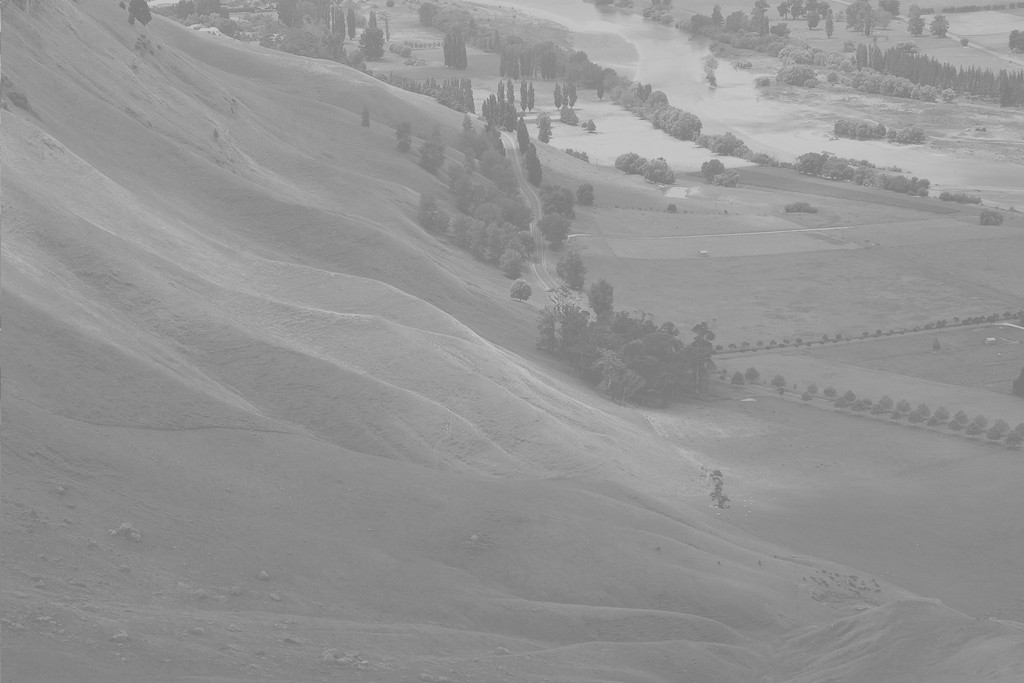
#> input picture image/noise_img.jpg, 1024 x 683 px
$ python 'equalization and stretching.py'
#> lines starting #> are read from the running program, lines starting #| are printed output that depends on the picture
### Histogram_stretching.py
import cv2
import numpy as np
import matplotlib.pyplot as plt

img = cv2.imread("image/noise_img.jpg")
#> img is the input picture: shape (683, 1024, 3); min 114, max 208, mean 148

#print(gray_img.shape) --> (683,1024)
gray_img = cv2.cvtColor(img, cv2.COLOR_BGR2GRAY)

def search_value_idx(hist, bias = 0):
    for i in range(hist.shape[0]):
        idx = np.abs(bias - i)
        if hist[idx] > 0: return idx
    return -1

def stretching(image):

    bsize, ranges = [64], [0,256]
    hist = cv2.calcHist([image], [0], None, bsize, ranges)
#> hist = 64 values, max 108480 at index 34, min 0 at index 0, mean 10928

    bin_width = ranges[1]/bsize[0]
    high =search_value_idx(hist, bsize[0]-1) * bin_width
#> high = 208
    low = search_value_idx(hist, 0) * bin_width
#> low = 112

    idx = np.arange(0, 256)
    idx = (idx - low) * 255/(high - low)
#> idx = 256 values from -297.5 to 379.8
    idx[0:int(low)] = 0
    idx[int(high+1)] = 255

    processed_img = cv2.LUT(image, idx.astype('uint8'))
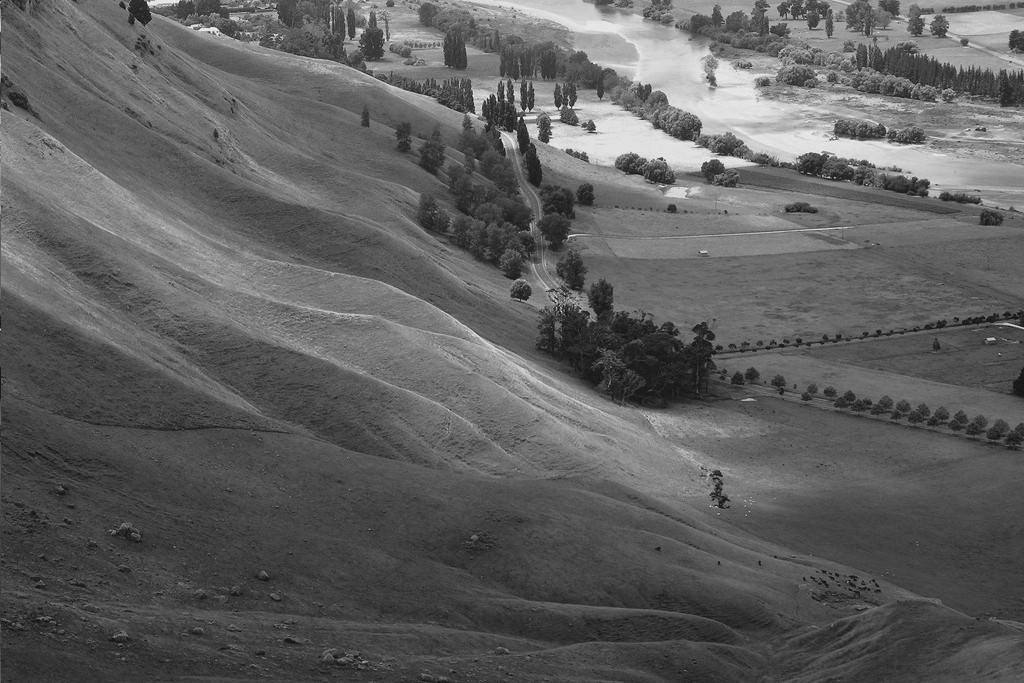
#> processed_img: shape (683, 1024); min 5, max 255, mean 95.1

    return processed_img

processed_img = stretching(gray_img)


#Generate Histogram
original_hist,original_bins = np.histogram(gray_img.ravel(),256,[0,256])
#> original_hist = 256 values, max 28701 at index 137, min 0 at index 0, mean 2732; original_bins = 257 values from 0 to 256
processed_hist,processed_bins = np.histogram(processed_img.ravel(),256,[0,256])
#> processed_hist = 256 values, max 28701 at index 66, min 0 at index 0, mean 2732; processed_bins = 257 values from 0 to 256


fig, axes = plt.subplots(2, 2, figsize=(12, 8))
axes = axes.ravel()

# original image
axes[0].imshow(gray_img, cmap="gray")
axes[0].set_title("Original Grayscale Image")
axes[0].axis("off")

# processed image
axes[1].imshow(processed_img, cmap="gray")
axes[1].set_title("Processed Image")
axes[1].axis("off")


axes[2].plot(original_bins[:-1], original_hist, color="blue")
axes[2].set_title("Original Histogram")
axes[2].set_xlim([0, 256])


axes[3].plot(processed_bins[:-1], processed_hist, color="green")
axes[3].set_title("Processed Histogram")
axes[3].set_xlim([0, 256])

plt.tight_layout()
plt.show()
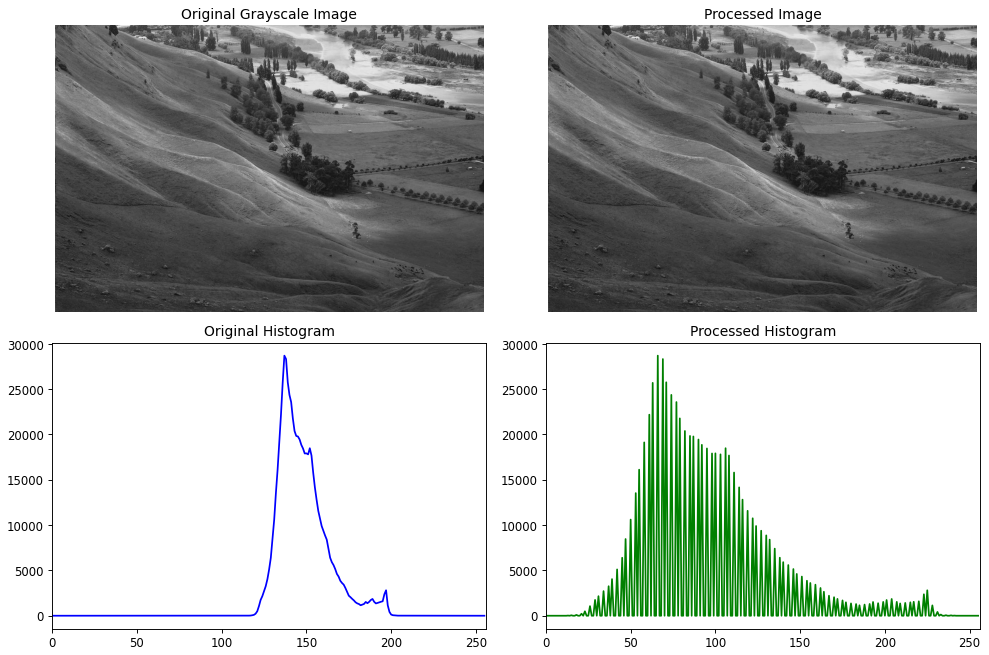
#> figure drawn by matplotlib, 4 panels; panel 3: curve peaks at x = 137, y = 28701; panel 4: curve peaks at x = 66, y = 28701

### equalization.py
import cv2
import numpy as np
import matplotlib.pyplot as plt

img = cv2.imread("image/noise_img.jpg")

#print(gray_img.shape) --> (683,1024)
gray_img = cv2.cvtColor(img, cv2.COLOR_BGR2GRAY)


# [10 lines of commented-out code are left out]

def equalization(image):

        h, w = image.shape
#> h = 683; w = 1024
        bins, ranges = [256], [0,256]
        hist = cv2.calcHist([image], [0], None, bins, ranges)
#> hist has the same summary as original_hist outside equalization


        # Calculate the accumulated sum
        accum_sum = np.zeros(hist.shape, np.float32)
#> accum_sum = 256 values from 0 to 0
        accum_sum[0] = hist[0]

        for i in range(1,hist.shape[0]):
            accum_sum[i] = accum_sum[i-1] + hist[i]
#> after the loop, accum_sum = 256 values from 0 to 699392


        # Normalize by the total number of pixels
        Normalized_pixel = (accum_sum/(h*w))*255
#> Normalized_pixel = 256 values from 0 to 255

        # Apply the equalization using Look Up Table
        processed_img = cv2.LUT(image, Normalized_pixel.astype("uint8"))
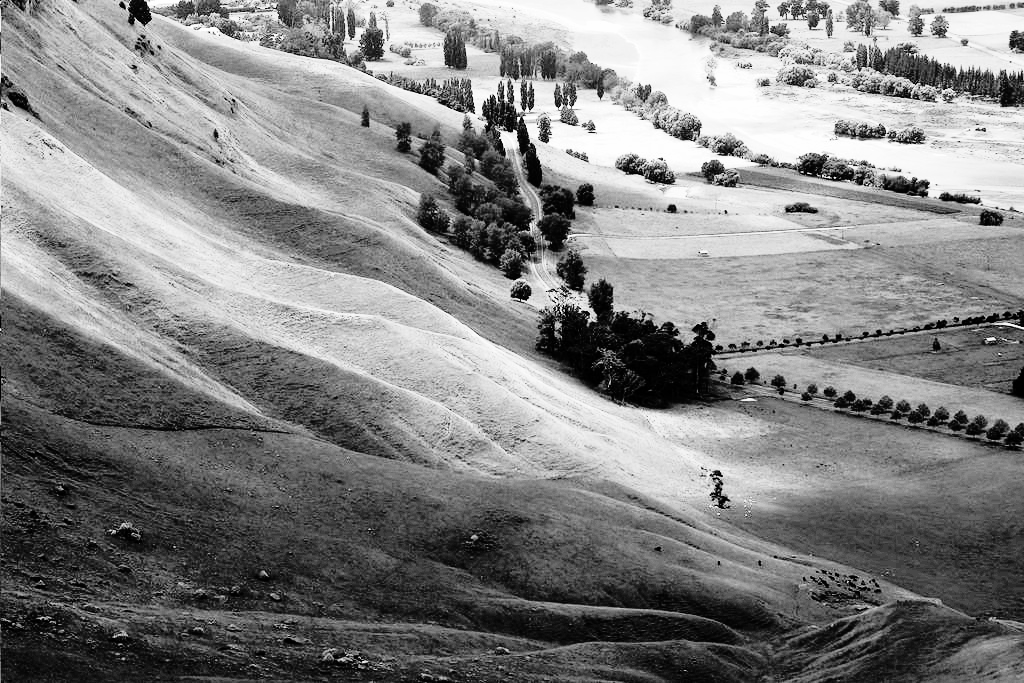
#> processed_img: shape (683, 1024); min 0, max 255, mean 130

        return processed_img

processed_img = equalization(gray_img)

#Generate Histogram
original_hist,original_bins = np.histogram(gray_img.ravel(),256,[0,256])
processed_hist,processed_bins = np.histogram(processed_img.ravel(),256,[0,256])
#> processed_hist = 256 values, max 28701 at index 62, min 0 at index 6, mean 2732


fig, axes = plt.subplots(2, 2, figsize=(12, 8))
axes = axes.ravel()

# original image
axes[0].imshow(gray_img, cmap="gray")
axes[0].set_title("Original Grayscale Image")
axes[0].axis("off")

# processed image
axes[1].imshow(processed_img, cmap="gray")
axes[1].set_title("Processed Image")
axes[1].axis("off")


axes[2].plot(original_bins[:-1], original_hist, color="blue")
axes[2].set_title("Original Histogram")
axes[2].set_xlim([0, 256])


axes[3].plot(processed_bins[:-1], processed_hist, color="green")
axes[3].set_title("Processed Histogram")
axes[3].set_xlim([0, 256])

plt.tight_layout()
plt.show()
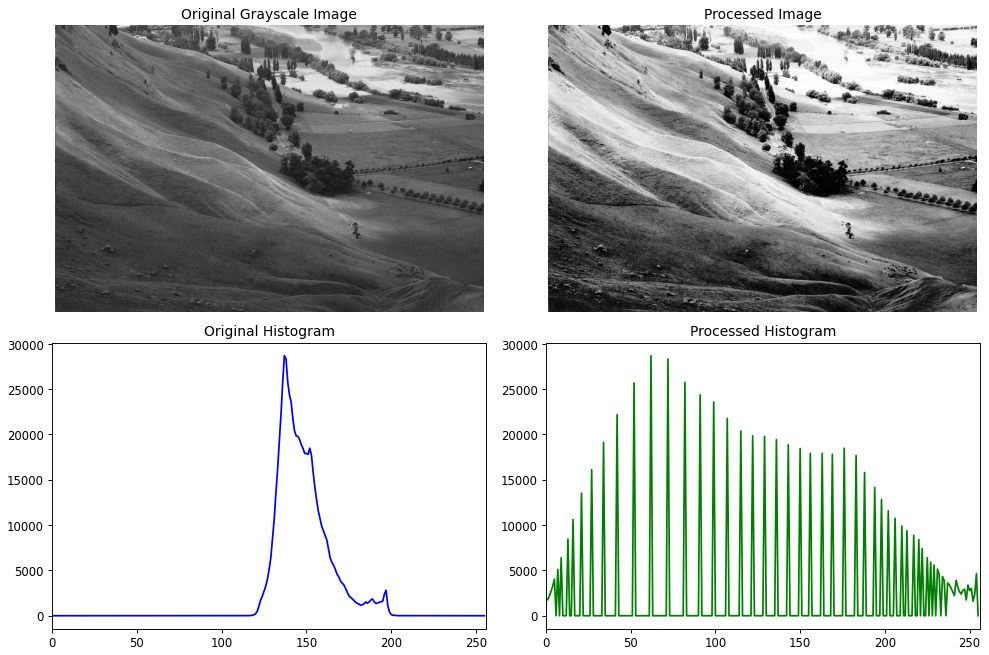
#> figure drawn by matplotlib, 4 panels; panel 3: curve peaks at x = 137, y = 28701; panel 4: curve peaks at x = 62, y = 28701

### equalization and stretching.py
import cv2
import numpy as np
import matplotlib.pyplot as plt
from Histogram_stretching import stretching
from equalization import equalization

img = cv2.imread("image/noise_img.jpg")

#print(gray_img.shape) --> (683,1024)
gray_img = cv2.cvtColor(img, cv2.COLOR_BGR2GRAY)

stretched_img = stretching(gray_img)
equalized_img = equalization(gray_img)


fig, axes = plt.subplots(2, 2, figsize=(12, 8))
axes = axes.ravel()


#Generate Histogram
stretched_hist,stretched_bins = np.histogram(stretched_img.ravel(),256,[0,256])
#> stretched_hist = 256 values, max 28701 at index 66, min 0 at index 0, mean 2732; stretched_bins = 257 values from 0 to 256
equalized_hist,equalized_bins = np.histogram(equalized_img.ravel(),256,[0,256])
#> equalized_hist has the same summary as processed_hist; equalized_bins = 257 values from 0 to 256

# original image
axes[0].imshow(stretched_img, cmap="gray")
axes[0].set_title("stretched_image")
axes[0].axis("off")

# processed image
axes[1].imshow(equalized_img, cmap="gray")
axes[1].set_title("equalized_image")
axes[1].axis("off")


axes[2].plot(stretched_bins[:-1], stretched_hist, color="blue")
axes[2].set_title("stretched_image")
axes[2].set_xlim([0, 256])


axes[3].plot(equalized_bins[:-1], equalized_hist, color="green")
axes[3].set_title("equalized_image")
axes[3].set_xlim([0, 256])

plt.tight_layout()
plt.show()
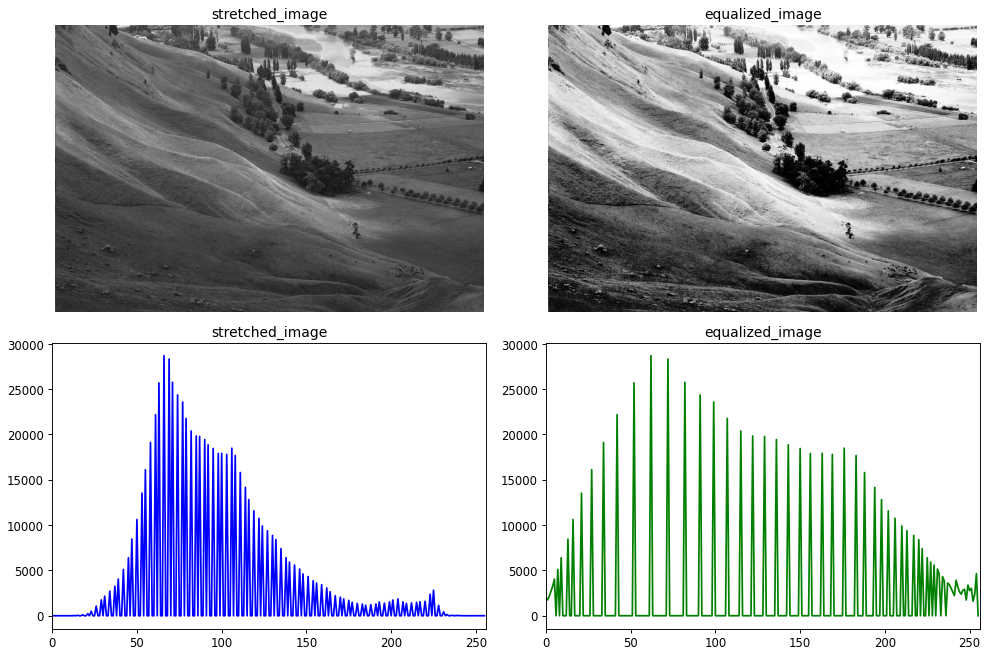
#> figure drawn by matplotlib, 4 panels; panel 3: curve peaks at x = 66, y = 28701; panel 4: curve peaks at x = 62, y = 28701
